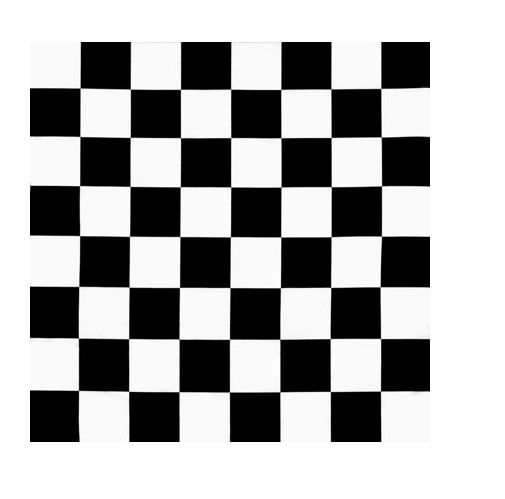
%> input picture src/checkbox.jpg, 505 x 499 px
$ octave --eval "result = shiThomasiFeatures(imread('checkbox.jpg'));"   (GNU Octave 9; MATLAB toolbox functions it lacks are replaced by stand-ins)
%> lines starting %> are read from the running program, lines starting %| are printed output that depends on the picture; in (x1, y1, x2, y2) boxes, pixels count from 0 and x2, y2 are one past the last pixel; in counts of white or black regions, pixels touching at a corner belong together; the program's own positions count from 1
function corners = shiThomasiFeatures(original, varargin)
% returns the corners of an image that are above a certain treshold
% corners = shiThomasiFeatures(original)
%
% corners = shiThomasiFeatures(original, filterSize)
% the default value of filterSize is 5
%
% corners = shiThomasiFeatures(original, filterSize, treshold)
% the default value of treshold is 100

filterSize = 5;
treshold = 100;

if nargin > 1
    if ~isa(varargin{1},'double')
        error('Filter size must be a numeric value');
    end
    if mod(varargin{1},2)==0 || varargin{1} < 3
        error('Filter size must be larger than 3 and odd.');
    end
    filterSize = varargin{1};
end
if nargin > 2
    if ~isa(varargin{2},'double')
        error('Treshold must be a numeric value');
    end
    treshold = varargin{2};
end
if nargin > 3
    error('Too many input parameters');
end

% padding the image
original = padarray(original, [5, 5]);
original([1:5,end-4:end],:)=original(6,6);
original(:,[1:5,end-4:end])=original(6,6);
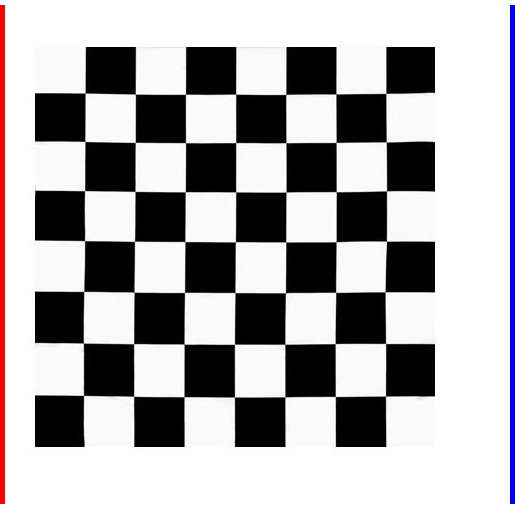
%> original: size 509x515x3 uint8; mean R, G, B 173.7, 171.3, 173.7

% casting the image to double
originald = double(original);

sigma=fix(filterSize)/3; % yields similar results to shi-tomasi matlab fnc


% [14 lines of commented-out code are left out]

Ix = imfilter(originald,[-1 0 1],'replicate','same','conv');
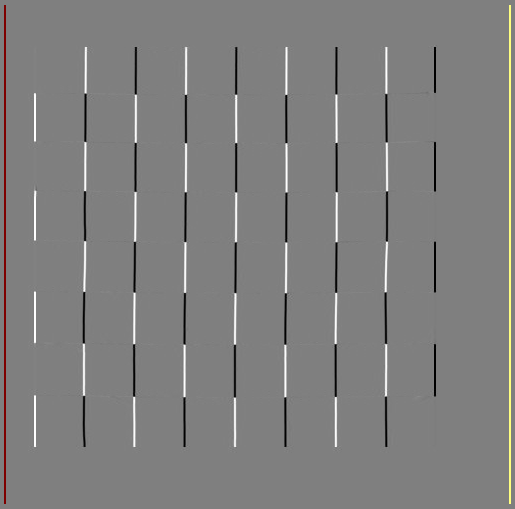
%> Ix: size 509x515x3 double; mean R, G, B 1, 0, -1; drawn with min black and max white
Iy = imfilter(originald,[-1;0;1],'replicate','same','conv');
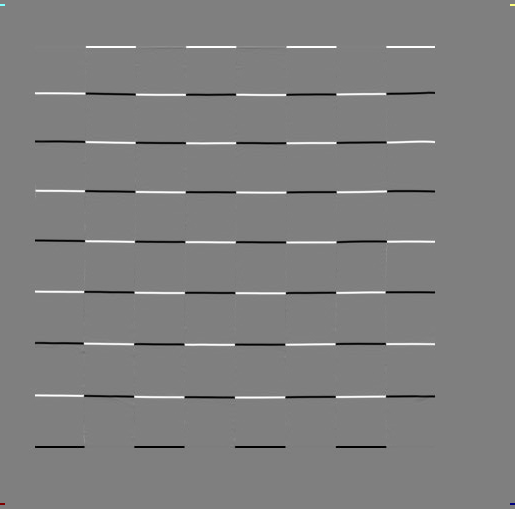
%> Iy: size 509x515x3 double; mean R, G, B 0, 0, 0; drawn with min black and max white
% Ix = Ix(2:end-1,2:end-1);
% Iy = Iy(2:end-1,2:end-1);
g = fspecial('gaussian',max(1,fix(filterSize)), sigma);
Ix2=imfilter(Ix.^2,g  ,'replicate','same','conv');
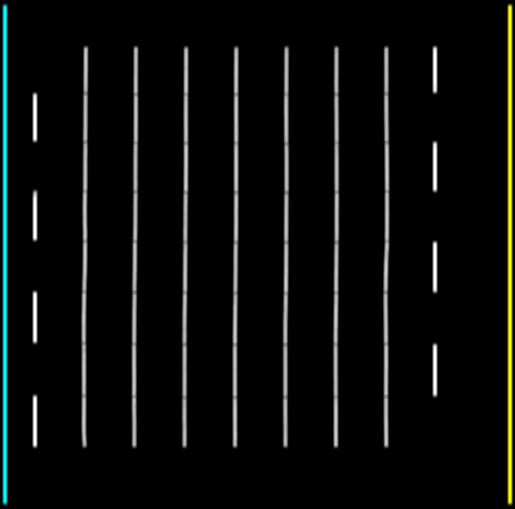
%> Ix2: size 509x515x3 double; mean R, G, B 1466.5, 1714, 1466.5; drawn with min black and max white
Iy2=imfilter(Iy.^2,g  ,'replicate','same','conv');
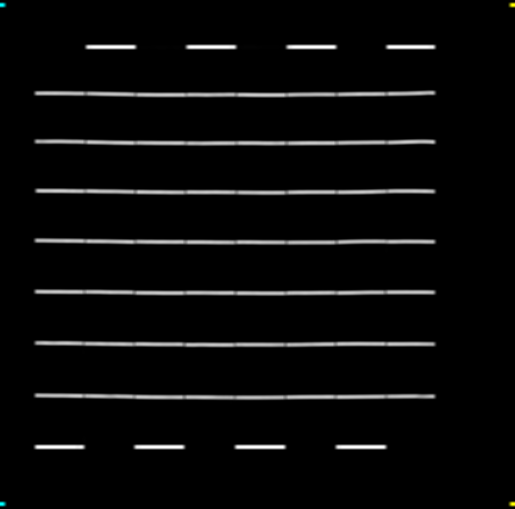
%> Iy2: size 509x515x3 double; mean R, G, B 1215.7, 1220.7, 1215.7; drawn with min black and max white
IxIy=imfilter(Ix.*Iy,g,'replicate','same','conv');
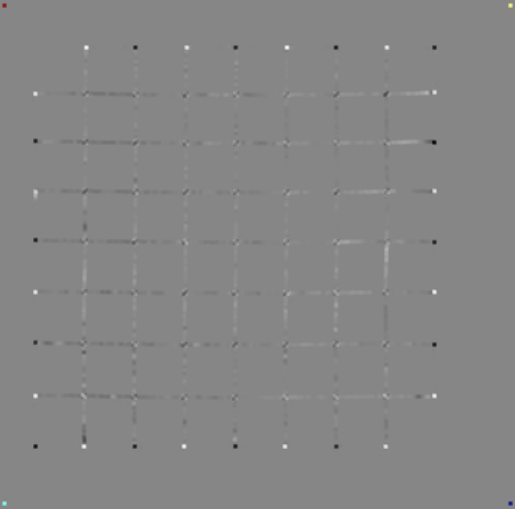
%> IxIy: size 509x515x3 double; mean R, G, B 0.6, 0.6, 0.6; drawn with min black and max white


% R11 = ( (Ix2 + Iy2) - sqrt((Ix2 - Iy2).^2 + 4*(IxIy).^2) ) / 2;
% R11=(1000/max(max(R11)))*R11; % scaling
% R=R11;
R = ( (Ix2 + Iy2) - sqrt((Ix2 - Iy2).^2 + 4*(IxIy).^2) ) / 2;
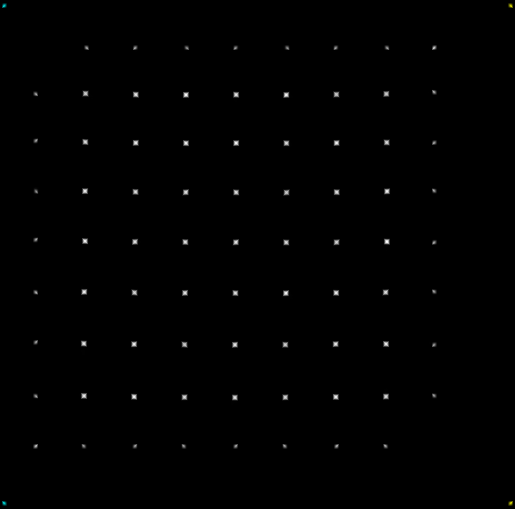
%> R: size 509x515x3 double; mean R, G, B 80.7, 82, 80.7; drawn with min black and max white

% removing edges of image
R([1:5,end-4:end],:) = 0;
%> R: size 509x515x3 double; 0.02% of pixels changed, all inside (x1, y1, x2, y2) = (2, 3, 513, 506)
R(:,[1:5,end-4:end]) = 0;

% calculating local maxima using ordfilt
%> (the run ends here)
